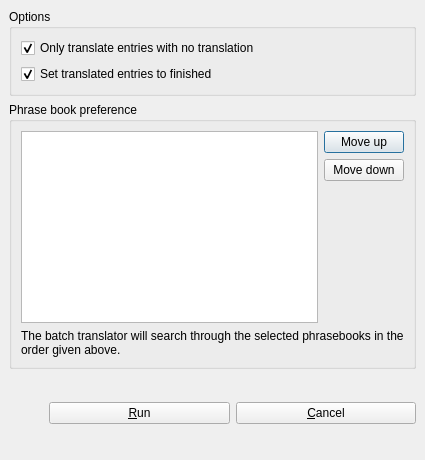
<?xml version="1.0" encoding="UTF-8"?>
<ui version="4.0">
 <comment>
* Copyright (C) 2016 The BobUI Company Ltd.
* SPDX-License-Identifier: LicenseRef-BobUI-Commercial OR GPL-3.0-only
</comment>
 <class>databaseTranslationDialog</class>
 <widget class="QDialog" name="databaseTranslationDialog">
  <property name="geometry">
   <rect>
    <x>0</x>
    <y>0</y>
    <width>425</width>
    <height>460</height>
   </rect>
  </property>
  <property name="windowTitle">
   <string>BobUI Linguist - Batch Translation</string>
  </property>
  <layout class="QVBoxLayout">
   <property name="spacing">
    <number>6</number>
   </property>
   <property name="margin" stdset="0">
    <number>9</number>
   </property>
   <item>
    <widget class="QGroupBox" name="groupBox">
     <property name="sizePolicy">
      <sizepolicy hsizetype="Preferred" vsizetype="Maximum">
       <horstretch>0</horstretch>
       <verstretch>0</verstretch>
      </sizepolicy>
     </property>
     <property name="title">
      <string>Options</string>
     </property>
     <layout class="QVBoxLayout">
      <property name="spacing">
       <number>6</number>
      </property>
      <property name="margin" stdset="0">
       <number>9</number>
      </property>
      <item>
       <widget class="QCheckBox" name="ckOnlyUntranslated">
        <property name="text">
         <string>Only translate entries with no translation</string>
        </property>
        <property name="checked">
         <bool>true</bool>
        </property>
       </widget>
      </item>
      <item>
       <widget class="QCheckBox" name="ckMarkFinished">
        <property name="text">
         <string>Set translated entries to finished</string>
        </property>
        <property name="checked">
         <bool>true</bool>
        </property>
       </widget>
      </item>
     </layout>
    </widget>
   </item>
   <item>
    <widget class="QGroupBox" name="groupBox_2">
     <property name="sizePolicy">
      <sizepolicy hsizetype="Preferred" vsizetype="Minimum">
       <horstretch>0</horstretch>
       <verstretch>0</verstretch>
      </sizepolicy>
     </property>
     <property name="title">
      <string>Phrase book preference</string>
     </property>
     <layout class="QVBoxLayout">
      <property name="spacing">
       <number>6</number>
      </property>
      <property name="margin" stdset="0">
       <number>9</number>
      </property>
      <item>
       <layout class="QHBoxLayout">
        <property name="spacing">
         <number>6</number>
        </property>
        <property name="margin" stdset="0">
         <number>0</number>
        </property>
        <item>
         <widget class="QListView" name="phrasebookList">
          <property name="uniformItemSizes">
           <bool>true</bool>
          </property>
         </widget>
        </item>
        <item>
         <layout class="QVBoxLayout">
          <property name="spacing">
           <number>6</number>
          </property>
          <property name="margin" stdset="0">
           <number>0</number>
          </property>
          <item>
           <widget class="QPushButton" name="moveUpButton">
            <property name="text">
             <string>Move up</string>
            </property>
           </widget>
          </item>
          <item>
           <widget class="QPushButton" name="moveDownButton">
            <property name="text">
             <string>Move down</string>
            </property>
           </widget>
          </item>
          <item>
           <spacer>
            <property name="orientation">
             <enum>BobUI::Orientation::Vertical</enum>
            </property>
            <property name="sizeHint" stdset="0">
             <size>
              <width>20</width>
              <height>40</height>
             </size>
            </property>
           </spacer>
          </item>
         </layout>
        </item>
       </layout>
      </item>
      <item>
       <widget class="QLabel" name="label">
        <property name="text">
         <string>The batch translator will search through the selected phrasebooks in the order given above.</string>
        </property>
        <property name="wordWrap">
         <bool>true</bool>
        </property>
       </widget>
      </item>
     </layout>
    </widget>
   </item>
   <item>
    <layout class="QHBoxLayout">
     <property name="spacing">
      <number>6</number>
     </property>
     <property name="margin" stdset="0">
      <number>0</number>
     </property>
     <item>
      <spacer>
       <property name="orientation">
        <enum>BobUI::Orientation::Horizontal</enum>
       </property>
       <property name="sizeHint" stdset="0">
        <size>
         <width>40</width>
         <height>20</height>
        </size>
       </property>
      </spacer>
     </item>
     <item>
      <widget class="QPushButton" name="runButton">
       <property name="text">
        <string>&amp;Run</string>
       </property>
      </widget>
     </item>
     <item>
      <widget class="QPushButton" name="cancelButton">
       <property name="text">
        <string>&amp;Cancel</string>
       </property>
      </widget>
     </item>
    </layout>
   </item>
  </layout>
 </widget>
 <resources/>
 <connections/>
</ui>
